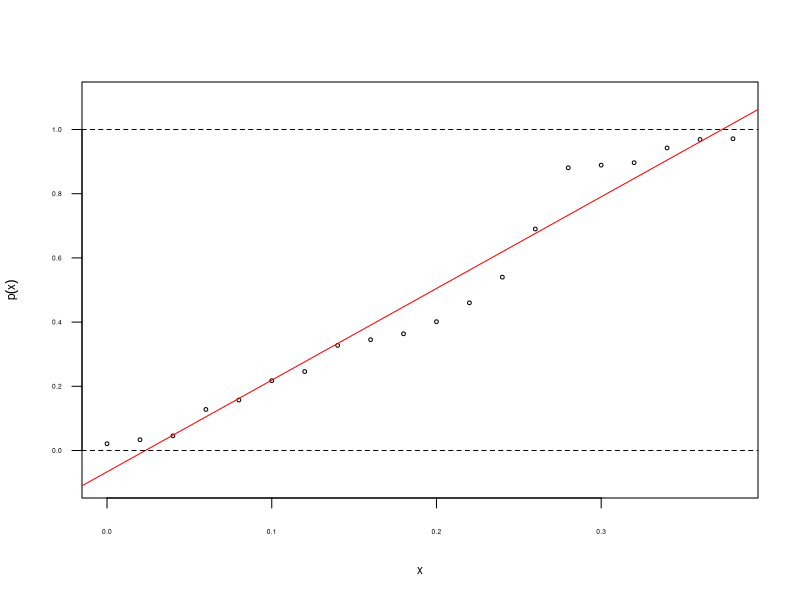
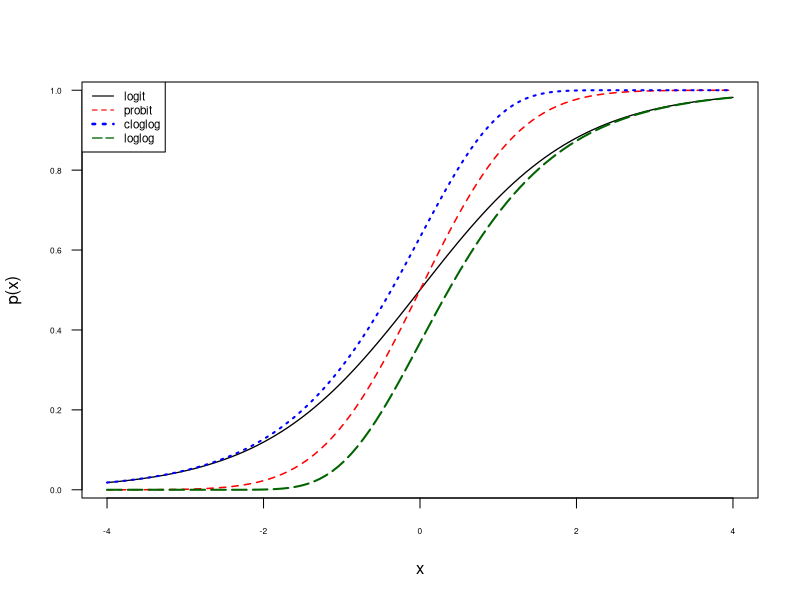
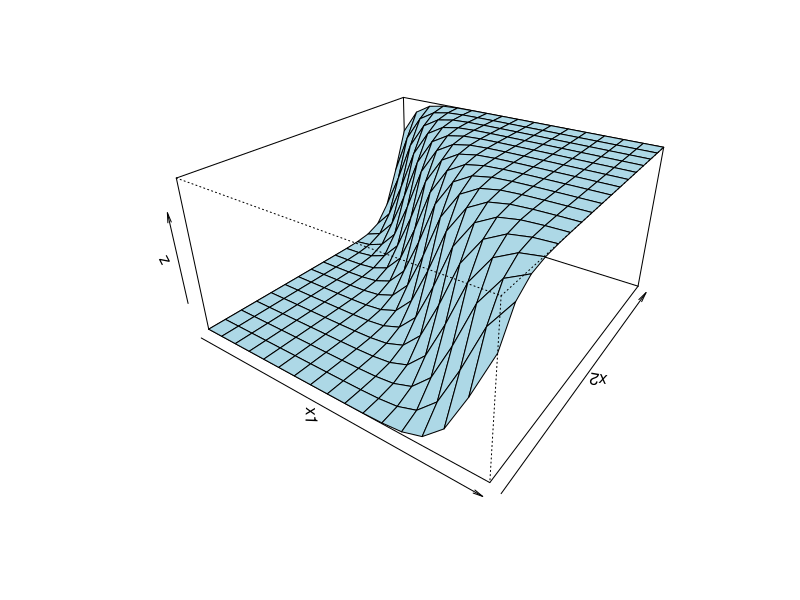

These figures' R source, in order:


set.seed(25)
x <- seq(0, 2, 0.02)
y <- exp(-4*x+4)/ (1+exp(-4*x+4))
x <- sort(x)[1:20]
y <- sort(sample(y,20))
plot(x,y,xlab="x", ylab=quote(p(x)), cex = 0.5, cex.lab = 0.7, cex.axis = 0.4, ylim = c(-0.1, 1.1),las=1)
abline(lm(y~x), col = "red")
abline(h = 1, lty = 2)
abline(h = 0, lty = 2)



# con plogis y pnorm se obtienen las funciones de distribución logística y normal respectivamente
curve(plogis(x),-4,4, cex.axis = 0.5,ylab="p(x)",lwd=1.3, las=1)
curve(pnorm(x),-4,4,add=TRUE,col="red",lty=2,lwd=1.5)
curve(1-exp(-exp(x)),add=TRUE,xlim=c(-4,4),lty=3,col="blue",lwd=2)#cloglog
curve(exp(-exp(-x)),add=TRUE,xlim=c(-4,4),lty=5,col="darkgreen",lwd=2)#loglog
legend("topleft", c("logit","probit","cloglog","loglog"), col=c("black","red","blue","darkgreen"), lty=c(1:3,5), lwd=c(1.1,1.1,2.5,1.3), cex=0.7)



x1<-seq(-10,10,length=17)
x2<-seq(-10,10,length=17)
f <- function(x,y){p <- exp(1+x+y)/(1+exp(1+x+y))}
z <- outer(x1,x2,f)
persp(x1,x2,z,theta = 35, phi = 28, expand = 0.5, col = "lightblue")


